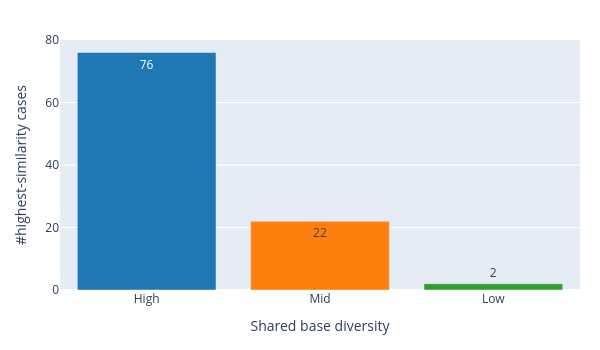

Write notebook code for a chart like this one.
### Code cell
import pandas as pd
import plotly.express as px

# contagem_vitorias -> Series que você já tem
contagem_df = contagem_vitorias.reset_index()
contagem_df.columns = ["grupo", "Contagem"]

map_groups = {"alto": "High", "medio": "Mid", "baixo": "Low"}
contagem_df["grupo_plot"] = contagem_df["grupo"].map(map_groups)

ordem_grupos = ["High", "Mid", "Low"]
contagem_df["grupo_plot"] = pd.Categorical(
    contagem_df["grupo_plot"],
    categories=ordem_grupos,
    ordered=True
)

fig = px.bar(
    contagem_df,
    x="grupo_plot",
    y="Contagem",
    text="Contagem",
    color="grupo_plot",  # ← cada grupo com uma cor
    labels={
        "grupo_plot": "Shared base diversity",
        "Contagem": "#highest-similarity cases",
        "grupo_plot": "Shared base diversity"
    },
    # opcional: definir cores específicas
    color_discrete_map={
        "High": "#1f77b4",   # azul
        "Mid": "#ff7f0e",    # laranja
        "Low": "#2ca02c"     # verde
    }
)

fig.update_traces(textposition="auto")

fig.update_layout(
    width=600,
    height=350,
    margin=dict(l=60, r=20, t=40, b=60),
    showlegend=False  # se quiser esconder a legenda, pode deixar True se quiser mostrar
)

fig.show()

### Figure 1 — Plotly figure (JSON) as saved in the notebook; plotly's stock layout.template omitted (floating-point values rounded to 4 significant figures)
{"data": [{"hovertemplate": "Shared base diversity=%{x}<br>#highest-similarity cases=%{text}<extra></extra>", "legendgroup": "High", "marker": {"color": "#1f77b4", "pattern": {"shape": ""}}, "name": "High", "orientation": "v", "showlegend": true, "text": [76.0], "textposition": "auto", "type": "bar", "x": ["High"], "xaxis": "x", "y": [76], "yaxis": "y"}, {"hovertemplate": "Shared base diversity=%{x}<br>#highest-similarity cases=%{text}<extra></extra>", "legendgroup": "Mid", "marker": {"color": "#ff7f0e", "pattern": {"shape": ""}}, "name": "Mid", "orientation": "v", "showlegend": true, "text": [22.0], "textposition": "auto", "type": "bar", "x": ["Mid"], "xaxis": "x", "y": [22], "yaxis": "y"}, {"hovertemplate": "Shared base diversity=%{x}<br>#highest-similarity cases=%{text}<extra></extra>", "legendgroup": "Low", "marker": {"color": "#2ca02c", "pattern": {"shape": ""}}, "name": "Low", "orientation": "v", "showlegend": true, "text": [2.0], "textposition": "auto", "type": "bar", "x": ["Low"], "xaxis": "x", "y": [2], "yaxis": "y"}], "layout": {"barmode": "relative", "height": 350, "legend": {"title": {"text": "Shared base diversity"}, "tracegroupgap": 0}, "margin": {"b": 60, "l": 60, "r": 20, "t": 40}, "showlegend": false, "width": 600, "xaxis": {"anchor": "y", "categoryarray": ["High", "Mid", "Low"], "categoryorder": "array", "domain": [0, 1], "title": {"text": "Shared base diversity"}}, "yaxis": {"anchor": "x", "domain": [0, 1], "title": {"text": "#highest-similarity cases"}}}}
